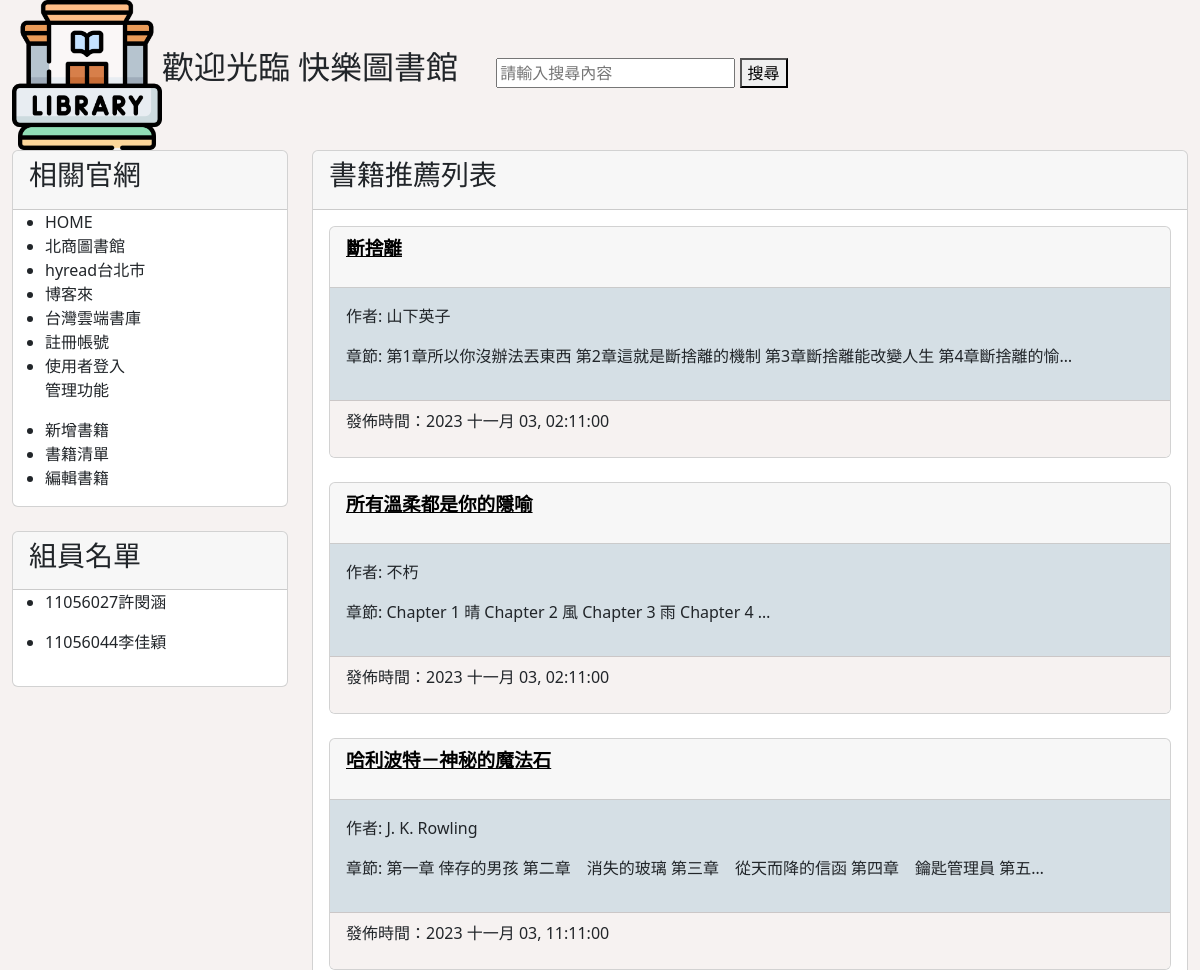
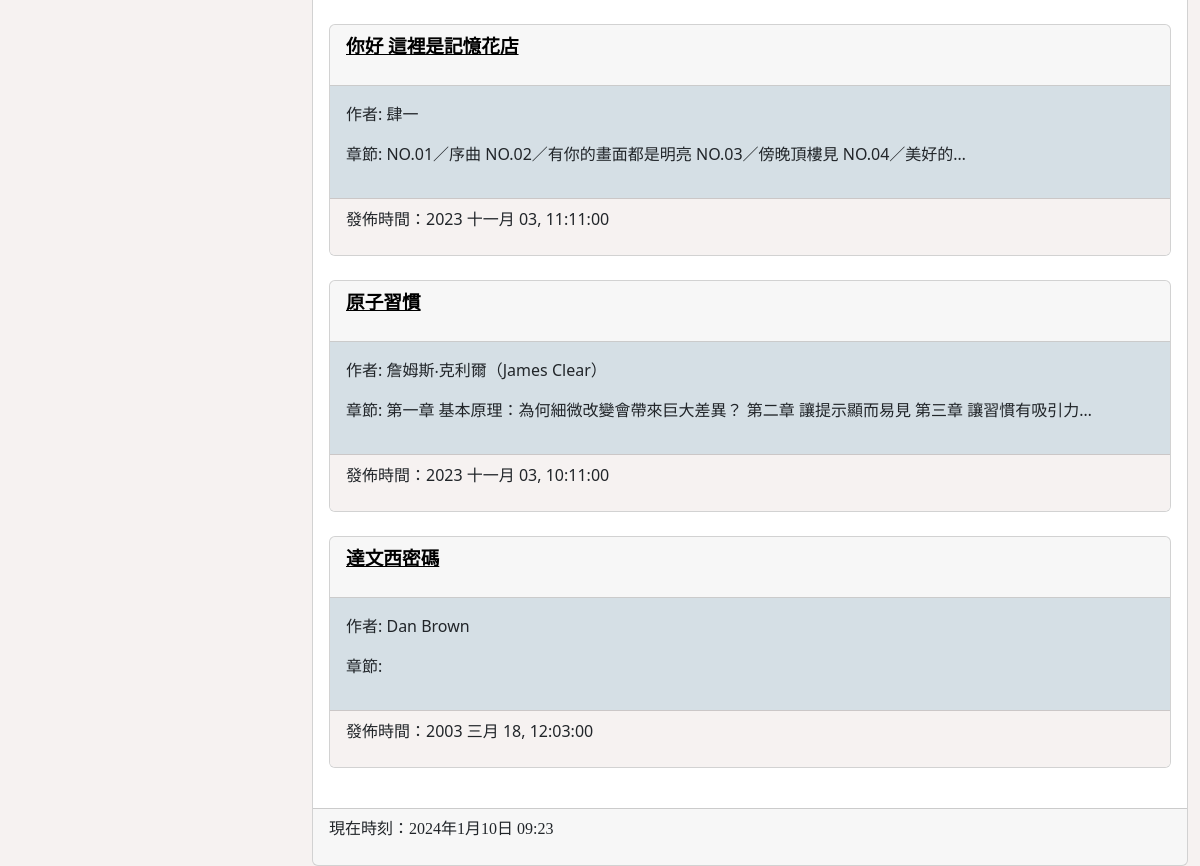
The page / on the database its author committed (2 pictures, top to bottom).
### mysite/models.py (models this page shows, shortened)
class Book(models.Model):
    title = models.CharField(max_length=200)
    slug = models.CharField(max_length=200,null=True)
    author=models.CharField(max_length=50)
    chapter = models.TextField()
    pub_date = models.DateTimeField()
    content = models.TextField()
    imgcode=models.URLField(max_length=200, null=True, blank=True)
    place=models.CharField(max_length=5,choices=[("藏書中","藏書中"),("外借中","外借中")],default="藏書中")
    class Meta:
        ordering = ('-pub_date',)

### mysite/views.py (the view)
# urls.py: path('', homepage),
def homepage(request):
    books = Book.objects.all()
    now = datetime.now()
    return render(request,'index.html',locals())

### templates/index.html (shortened to what this page needs)
{% extends 'base.html' %}
{% block headmessage %}
    <h3 style='font-family:標楷體;'>書籍推薦列表</a>
{% endblock %}
{% block content %}
{% for book in books %}
<div class='card'>
    <div class='card-header'>
        <p style='font-family:標楷體;font-size:14pt;font-weight:bold;'>
            <a href='/book/{{book.slug}}'style="color:black;">{{ book.title }}</a>
        </p>
    </div>
    <div class='card-body' style='background-color:#D5DFE5'>
        <p>作者: {{book.author }}</p>
        <p>章節: {{book.chapter | truncatechars:50}} </p>
    </div>
    <div class='card-footer'  style='background-color:#F6F2F1'>
        <p>
            發佈時間：{{ book.pub_date | date:"Y M d, h:m:s"}}
        </p>
    </div>
</div>
<br>
{% endfor %}
{% endblock %}

### rows shown on the page
Book: title "斷捨離", author "山下英子", chapter "第1章所以你沒辦法丟東西 第2章這就是斷捨離的機制 第3章斷捨離能改變人生 第4章斷捨離的愉…", pub_date "2023 十一月 03, 02:11:00"
Book: title "所有溫柔都是你的隱喻", author "不朽", chapter "Chapter 1 晴 Chapter 2 風 Chapter 3 雨 Chapter 4 …", pub_date "2023 十一月 03, 02:11:00"
Book: title "哈利波特－神秘的魔法石", author "J. K. Rowling", chapter "第一章 倖存的男孩 第二章 消失的玻璃 第三章 從天而降的信函 第四章 鑰匙管理員 第五…", pub_date "2023 十一月 03, 11:11:00"
Book: title "你好 這裡是記憶花店", author "肆一", chapter "NO.01／序曲 NO.02／有你的畫面都是明亮 NO.03／傍晚頂樓見 NO.04／美好的…", pub_date "2023 十一月 03, 11:11:00"
Book: title "原子習慣", author "詹姆斯‧克利爾（James Clear）", chapter "第一章 基本原理：為何細微改變會帶來巨大差異？ 第二章 讓提示顯而易見 第三章 讓習慣有吸引力…", pub_date "2023 十一月 03, 10:11:00"
Book: title "達文西密碼", author "Dan Brown", pub_date "2003 三月 18, 12:03:00"
